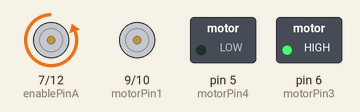
This sketch was run on a simulated Arduino Uno, built with avr-gcc and run on an emulated ATmega328P. Shown: motor-driver pin pairs drawn as motors (green arrow = first pin HIGH = forward, orange = second pin HIGH = backward, longer = more drive), switched loads named in the sketch (green lamp = pin HIGH).

Above: at 0.1 s.
At 2.1 s:
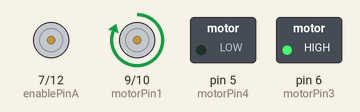
At 4.6 s:
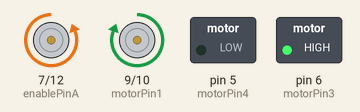
Timing chart, 0 to 6.1 s (numbered marks = the images above):
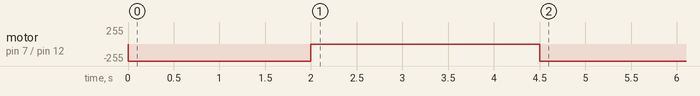

The sketch:

AutomationPrototype.ino
```cpp
//L293D
//Motor A
const int motorPin1  = 9;  // Pin 14 of L293
const int motorPin2  = 10;  // Pin 10 of L293
const int enablePinA = 7;
//Motor B
const int motorPin3  = 6; // Pin  7 of L293
const int motorPin4  = 5;  // Pin  2 of L293
const int enablePinB = 12;

//This will run only one time.
void setup(){
    //Set pins as outputs
    pinMode(motorPin1, OUTPUT);
    pinMode(motorPin2, OUTPUT);
    pinMode(motorPin3, OUTPUT);
    pinMode(motorPin4, OUTPUT);
    pinMode(enablePinA, OUTPUT);
    pinMode(enablePinB, OUTPUT);
    digitalWrite(motorPin3, HIGH);
    digitalWrite(motorPin4, LOW);
    digitalWrite(enablePinB, HIGH);
    delay(2000);
    northStack();

}
void northStack(){
  rotate(180, 0);
}

void rotate(int degrees, int direction){
  // 0 = clockwise
  // 1 = counterClockwise
  double time = (degrees/72.0) * 1000;
  if(direction == 0){
    digitalWrite(motorPin1, HIGH);
    digitalWrite(motorPin2, LOW);
  }
  else{
    digitalWrite(motorPin1, LOW);
    digitalWrite(motorPin2, HIGH);
  }
  digitalWrite(enablePinA, HIGH);
  delay(time);
  digitalWrite(enablePinA, LOW);
}

void loop(){

}
void lock(){
  digitalWrite(motorPin3, HIGH);
  digitalWrite(motorPin4, LOW);
  digitalWrite(motorPin3, LOW);
  digitalWrite(motorPin4, HIGH);

}

/*
MOTOR A (BASE):
  Look at rotate function
MOTOR B (LIN MOT)
  OUT: HIGH LOW
  IN: LOW HIGH
 */
```
